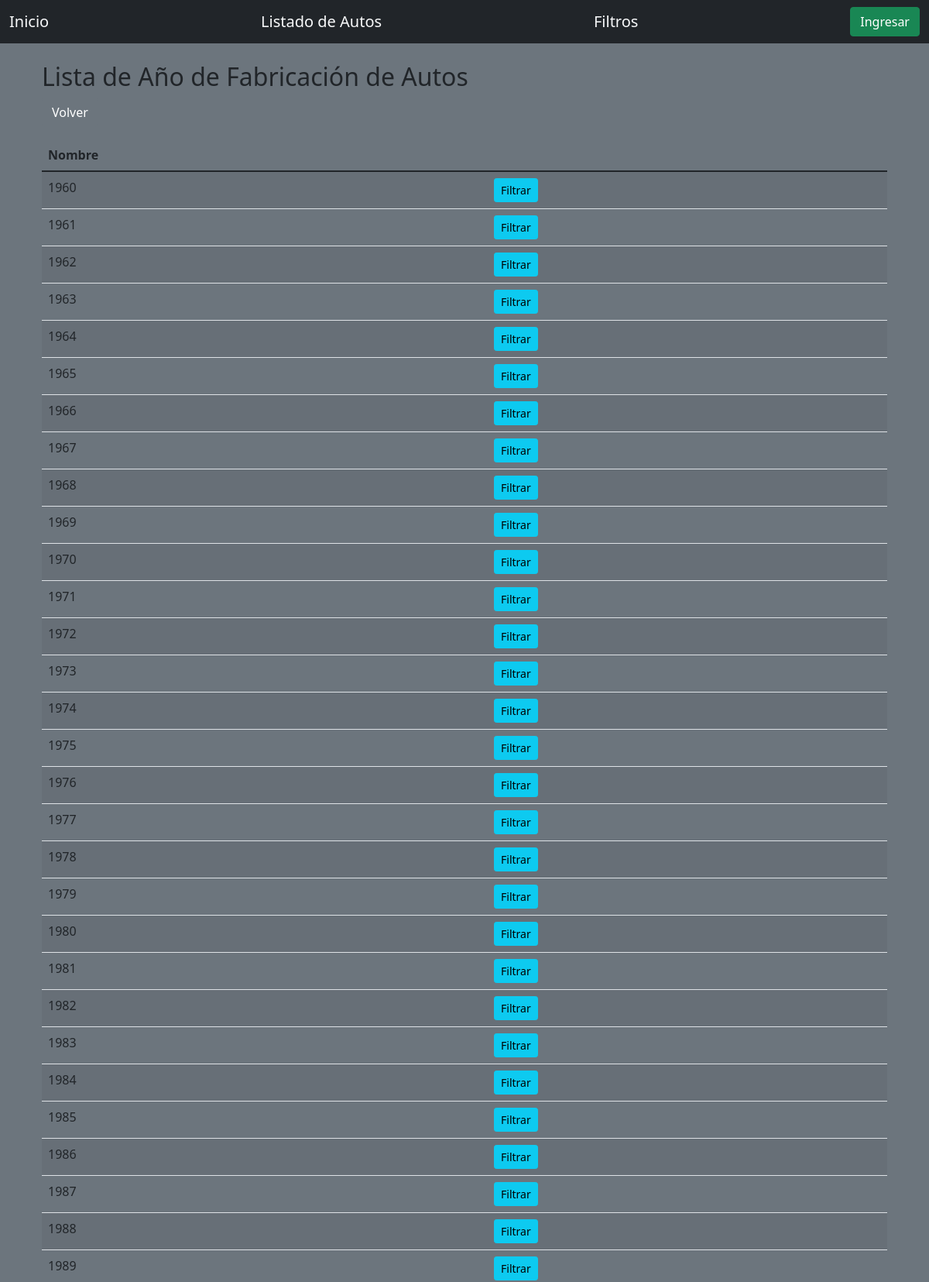
The page /vehiculos/anio/ (upper part) on the database its author committed.
### vehiculos/models.py (models this page shows, shortened)
class Anio(models.Model):
    name = models.CharField(max_length=20)

### vehiculos/views/anio_view.py (the view)
def anio_list(request):
    anios = repoY.get_all()
    return render(
        request,
        'anios/list.html',
        dict(
            years=anios
        )
    )

### vehiculos/repositories/anio.py (called while the page is built)
    def get_all(self) -> List[Anio]:
        total_columnas = Anio.objects.exclude(name=True).count()
        contador = 1960
        if total_columnas == 0:
            for x in range(64):
                Anio.objects.create(
                    name=contador,
                )
                contador += 1
        return Anio.objects.all()

### vehiculos/templates/anios/list.html
{% extends "home/base.html" %}
{% block content %}
<div class="container mt-3">
    <h2>Lista de Año de Fabricación de Autos</h2>
    <a href="{% url 'filters' %}" class="btn btn-secondary mb-3">Volver</a>
    <table class="table table-striped">
        <thead>
            <tr>
                <th>Nombre</th>
            </tr>
        </thead>
        <tbody>
            {% for year in years %}
                <tr>
                    <td>{{ year.name }}</td>
                    <td>
                        <a href="{% url 'anio_detail' year.id %}" class="btn btn-info btn-sm">Filtrar</a>
                    </td>
                </tr>
            {% endfor %}
        </tbody>
    </table>
</div>
{% endblock %}

### rows shown on the page
Anio: name "1960"
Anio: name "1961"
Anio: name "1962"
Anio: name "1963"
Anio: name "1964"
Anio: name "1965"
Anio: name "1966"
Anio: name "1967"
Anio: name "1968"
Anio: name "1969"
Anio: name "1970"
Anio: name "1971"
Anio: name "1972"
Anio: name "1973"
Anio: name "1974"
Anio: name "1975"
Anio: name "1976"
Anio: name "1977"
Anio: name "1978"
Anio: name "1979"
Anio: name "1980"
Anio: name "1981"
Anio: name "1982"
Anio: name "1983"
Anio: name "1984"
Anio: name "1985"
Anio: name "1986"
Anio: name "1987"
Anio: name "1988"
Anio: name "1989"
